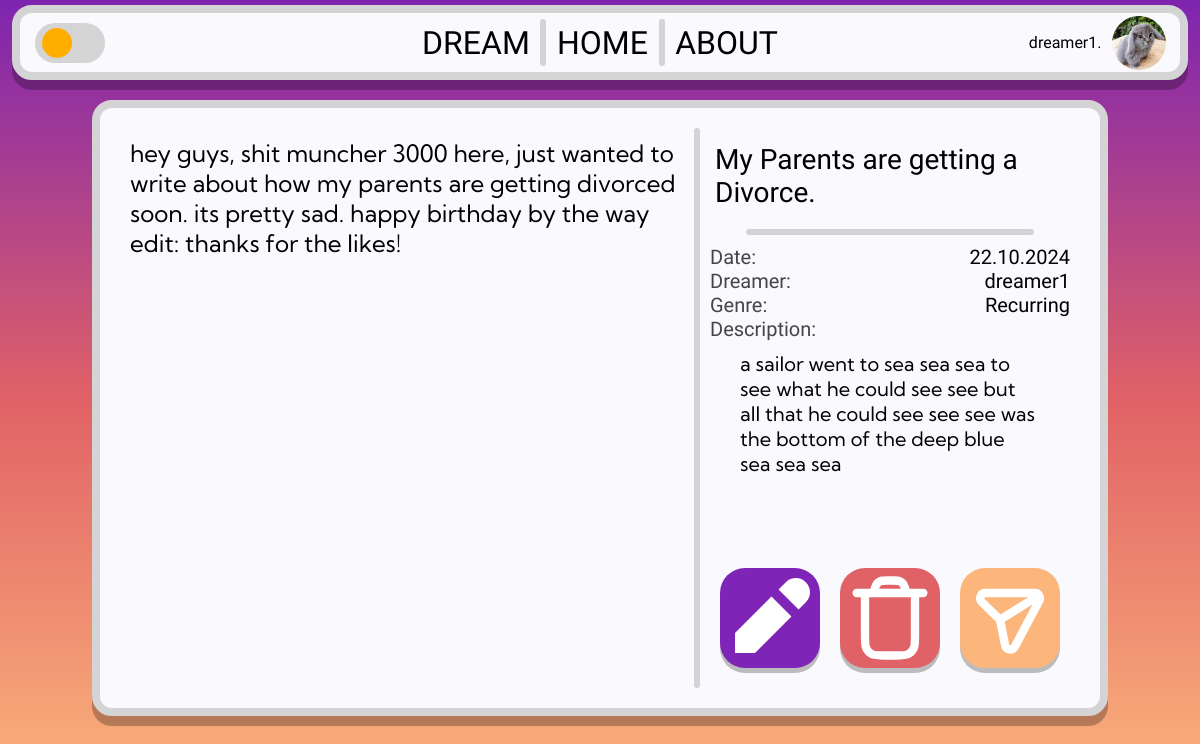
The app's page /dream/836694d6-1088-4190-9337-515f8bb860af (signed in) with its own data.
### tables this page shows
CREATE TABLE users (
        user_id TEXT PRIMARY KEY,
        username TEXT NOT NULL UNIQUE,
        hash TEXT NOT NULL,
        email TEXT,
        admin BOOLEAN DEFAULT FALSE
    , verified bool);

CREATE TABLE dreams (
        dream_id TEXT PRIMARY KEY,
        content TEXT,
        title TEXT,
        description TEXT,
        author_id TEXT,
        tag TEXT,
        upload_date DATE NOT NULL,
        likes INTEGER DEFAULT 0, private BOOL,
        FOREIGN KEY (author_id) REFERENCES users(user_id)
    );

### app.py (the view)
@app.route("/dream/<dream_id>")
def dream(dream_id):
    username, user_id = get_session_info()
    profile_pic = get_profile_picture(user_id)
    with db:
        cursor.execute("SELECT * FROM dreams WHERE dream_id = ?", (dream_id,))
        dream = cursor.fetchone()
        if dream is None:
            return "Dream not found", 404
        else:
            content = dream[1]
            title = dream[2]
            description = dream[3]
            author_id = dream[4]
            tag = dream[5]
            upload_date = dream[6]
            upload_date = datetime.strptime(upload_date, "%Y-%m-%d")
            upload_date = upload_date.strftime("%d.%m.%Y")
            cursor.execute("SELECT username FROM users WHERE user_id = ?", (author_id,))
            author_name = cursor.fetchone()[0]
    if user_id == author_id:
        user_is_author = True
    else:
        user_is_author = False
    return render_template(
        "dream.html",
        dream_id=dream_id,
        id=dream_id,
        title=title,
        content=content,
        author=author_name,
        tag=tag,
        upload_date=upload_date,
        description=description,
        user_is_author=user_is_author,
        username=username,
        user_id=user_id,
        profile_pic=profile_pic,
    )

### app.py (called while the page is built)
def get_profile_picture(user_id):
    if user_id is None:
        return None
    exts = ["png", "jpg", "jpeg", "gif", "webp", "jfif"]
    for ext in exts:
        if os.path.exists(f"{user_id}.{ext}"):
            return f"{user_id}.{ext}"
    return "default.jpg"

def get_session_info():
    if "username" in session:
        username = session.get("username")
        user_id = session.get("user_id")
    else:
        username = None
        user_id = None
    return username, user_id

### templates/dream.html (shortened to what this page needs)
<!DOCTYPE html>
<html lang="en">
<head>
    <link rel="stylesheet" href="{{ url_for('static', filename='css/dream.css') }}">
    <link rel="stylesheet" href="{{ url_for('static', filename='css/base.css') }}">
</head>
<body>
    <div class="header-container">
        <div class="header-left">
            <label class="switch" id="dark-mode-switch">
                <span class="slider round"></span>
            </label>
        </div>
        <div class="header-mid">
            <div class="header-buttons dreams-button">DREAM</div>
            <div class="vl" style="height: 80%;"></div>
            <div class="header-buttons home-button">HOME</div>
            <div class="vl" style="height: 80%;"></div>
            <div class="header-buttons about-button">ABOUT</div>
        </div>
        <div class="header-right">
            {% if username %}
            <span id="user-name">{{ username }}.</span>
            <img src="{{ url_for('static', filename='images/profilephotos/' + profile_pic) }}" id="pfp">
            {% else %}
            <a href="{{ url_for('login') }}" class="header-buttons">LOGIN</a>
            {% endif %}
        </div>
    </div>
    <div class="main-content">
        <textarea readonly class="dream-content">{{content}}</textarea>
        <div class="vl" style="height: 100%;" id="dream-seperator"></div>
        <div class="info-and-buttons">
            <div class="dream-title">{{ title }}</div>
            <div class="hl" style="width: 80%; align-self: center;"></div>
            <div class="dream-info">
                <div class="dream-info-left">
                    Date:<br>
                    Dreamer:<br>
                    Genre:<br>
                    Description:<br>
                </div>
                <div class="dream-info-right">
                    {{ upload_date }}<br>
                    {{ author }}<br>
                    {{ tag }}<br>
                </div>
            </div>
            <div class="dream-description">
                {{ description }}
            </div>
    <div class="dream-options">
        {% if user_is_author %}
            <div class="dream-buttons edit-dream-button">
            </div>
            <div class="dream-buttons delete-dream-button">
            </div>
        {% endif %}
        <div class="dream-buttons share-dream-button">
        </div>
    </div>
</div>
</div>
</body>
</html>

### static/css/dream.css (style rules this page uses)
.main-content { background-color: #FAFAFE; border: 8px solid #D4D4D4; border-radius: 20px; width: 80%; height: 70%; box-shadow: 0px 10px 0px 0px rgba(0,0,0,0.26); -webkit-box-shadow: 0px 10px 0px 0px rgba(0,0,0,0.26); -moz-box-shadow: 0px 10px 0px 0px rgba(0,0,0,0.26); padding: 20px; margin: 20px; display: flex; flex-direction: row; justify-content: baseline; }
.dream-content { padding: 10px; flex: 2; overflow-y: scroll; resize: none; border: none; background-color: #FAFAFE; color: #000000; }
.info-and-buttons { display: flex; flex-direction: column; align-items: center; padding: 10px; flex: 1; }
.dream-content { font-family: 'Kumbh Sans', sans-serif; font-size: 24px; }
.dream-title { font-family: 'Krona One', sans-serif; font-size: 28px; margin: 5px; margin-bottom: 20px; }
.dream-info { width: 100%; display: flex; flex-direction: row; justify-content: space-between; margin-top: 10px; }
.dream-info-left, .dream-info-right { font-size: 20px; font-family: 'Krona One', sans-serif; }
.dream-info-left { text-align: left; color: #454545; }
.dream-info-right { text-align: right; color: #000000; }
.dream-description { font-family: 'Kumbh Sans', sans-serif; font-size: 20px; margin-top: 10px; margin-left: 30px; margin-right: 30px; text-align: left; overflow-y: scroll; flex: 1; }
.dream-options { display: flex; flex-direction: row; justify-content: space-between; margin-top: 20px; }
.dream-buttons { height: 100px; width: 100px; border-radius: 25px; color: #fff; margin: 10px; cursor: pointer; display: flex; justify-content: center; align-items: center; transition: transform 0.2s; box-shadow: 0px 5px 0px 0px rgba(0,0,0,0.25); }
.edit-dream-button { background-color: #7E24B6; }
.delete-dream-button { background-color: #E16266; }
.share-dream-button { background-color: #FCB67C; }

### static/css/base.css (style rules this page uses)
html { height: 100%; width: 100%; }
body { width: 100%; height: 100%; margin: 0; padding: 0; background: rgb(126,36,176); background: -moz-linear-gradient(180deg, rgba(126,36,176,1) 0%, rgba(225,98,102,1) 50%, rgba(252,182,124,1) 100%); background: -webkit-linear-gradient(180deg, rgba(126,36,176,1) 0%, rgba(225,98,102,1) 50%, rgba(252,182,124,1) 100%); background: linear-gradient(180deg, rgba(126,36,176,1) 0%, rgba(225,98,102,1) 50%, rgba(252,182,124,1) 100%); background-repeat: no-repeat; background-attachment: fixed; background-size: cover; filter: progid:DXImageTransform.Microsoft.gradient(startColorstr="#7e24b0",endColorstr="#fcb67c",GradientType=1); font-family: 'Kumbh Sans', sans-serif; padding-top: 5px; display: flex; flex-direction: column; align-items: center; color: black; }
.header-container { display: flex; justify-content: center; align-items: center; background-color: #FAFAFE; border: #D4D4D4 8px solid; border-radius: 20px; width: 98%; height: 75px; font-family: 'Sulphur Point', sans-serif; box-shadow: 0px 10px 0px 0px rgba(0,0,0,0.26); -webkit-box-shadow: 0px 10px 0px 0px rgba(0,0,0,0.26); -moz-box-shadow: 0px 10px 0px 0px rgba(0,0,0,0.26); box-sizing: border-box; }
.vl { border-left: 6px solid #D4D4D4; border-radius: 20px; }
.hl { border-top: 6px solid #D4D4D4; border-radius: 20px; }
.header-left, .header-right, .header-mid { display: flex; justify-content: center; align-items: center; width: 32.5%; height: 100%; }
.header-mid { justify-content: space-evenly; }
.header-left { justify-content: start; }
.header-right { justify-content: end; }
.header-buttons { background-color: rgba(255, 255, 255, 0); padding: 8px; transition: 0.2s; font-weight: lighter; border-radius: 10px; font-size: 32px; }
#pfp { width: 54px; height: 54px; border-radius: 50%; margin-left: 10px; cursor: pointer; }
.switch { position: relative; display: inline-block; width: 70px; height: 40px; }
.slider { position: absolute; cursor: pointer; top: 0; left: 0; right: 0; bottom: 0; background-color: #D4D4D4; -webkit-transition: .4s; transition: .4s; }
.slider:before { position: absolute; content: ""; height: 30px; width: 30px; left: 7px; bottom: 5px; background-color: #FFAE00; -webkit-transition: .3s; transition: .3s; }
.slider.round { border-radius: 34px; }
.slider.round:before { border-radius: 50%; }

### records on screen
users: username "dreamer1"
dreams: content "hey guys, shit muncher 3000 here, just wanted to write about how my parents are getting divorced soon. its pretty sad. happy birthday by the way edit: thanks for the likes!", title "My Parents are getting a Divorce.", tag "Recurring", description "a sailor went to sea sea sea to see what he could see see but all that he could see see see was the bottom of the deep blue sea sea sea"

### other values on screen
{{ upload_date }} "22.10.2024"
